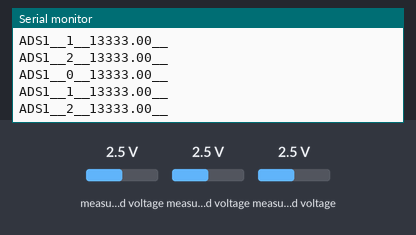
A sketch run on a simulated ESP32. Shown: the last lines printed to the serial monitor. The inputs (shaded band) are chosen by the test bench; at power-on: measured voltage 2.5 V.

Above: at 1.2 s.
1.3 s: measured voltage (sensor 200) set to 0.1 V
At 2.6 s:
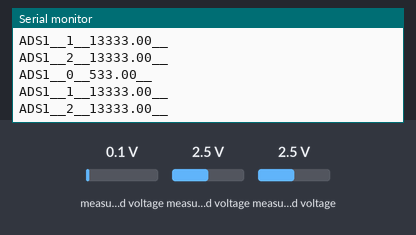
2.8 s: measured voltage (sensor 201) set to 0.1 V
At 3.6 s:
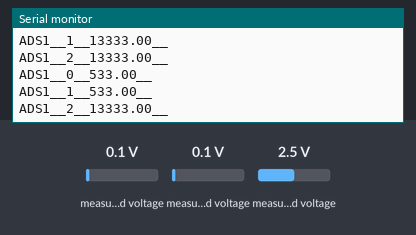
4.3 s: measured voltage (sensor 202) set to 0.1 V
At 5.4 s:
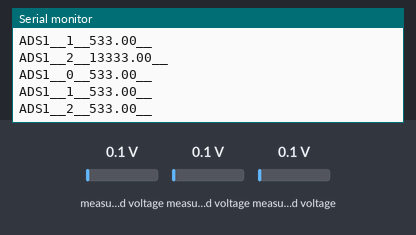
5.8 s: measured voltage (sensor 200) set to 1.2 V
At 7.1 s:
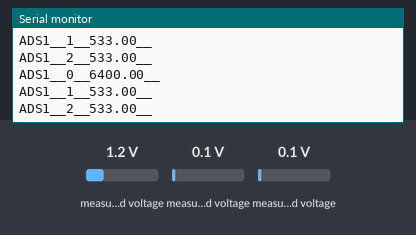
7.3 s: measured voltage (sensor 201) set to 1.2 V
At 8.2 s:
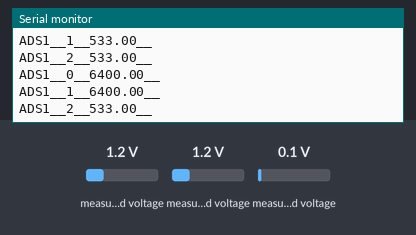
8.8 s: measured voltage (sensor 202) set to 1.2 V
At 10.1 s:
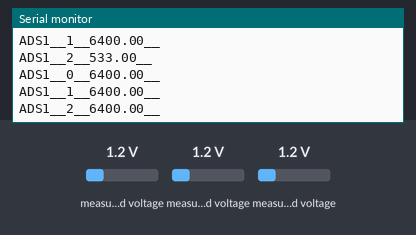
Timing chart, 0 to 11.3 s (numbered marks = the images above; inputs shaded):
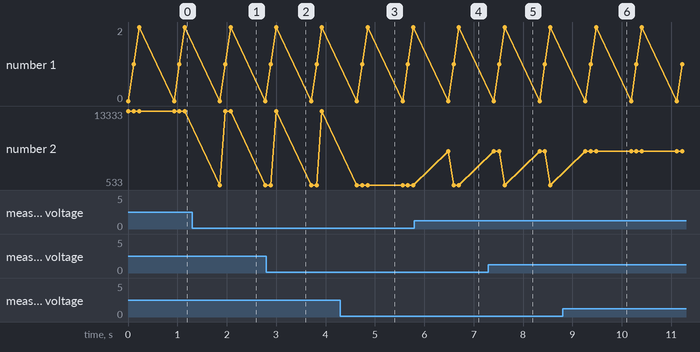

The sketch:

CodePeltiers_test_ads.ino
```cpp
/**
   PELTIER TEMPERATURE CONTROL
   Board: ESP32-WROOM32

   TODO
   ====
 * * .
 * * .
 * * .
*/

/**
   Pin Mapping:
   Physical Pin    Port Pin     Function
   ======================================
   41              IO1            TX
   40              IO3            RX
   42              IO21           I2C SDA
   39              IO22           I2C SCL
   25              IO16           SRC1
   36              IO23           S1_C1
   14              IO25           S1_C2
   27              IO17           SRC2
   30              IO11           S2_C1
   18              IO12           S2_C2
   35              IO18           SRC3
   11              IO32           S3_C1
   13              IO33           S3_C2
   38              IO19           SRC4
   20              IO13           S4_C1
   24              IO04           S4_C2

   Addresses:
   Device          Hex          Binary
   ======================================
   DAC081C081      0xD          0b0001101
   PCF8574ADWR     0x38         0b0111000
   ADS1115         0x48         0b1001000 (T1-T4 GND)
   ADS1115         0x49         0b1001001 (T5-T8 VDD)
   ADS1115         0x4A         0b1001010 (T9-T10 SDA)OUTPUT
   ADS1115         0x4B         0b1001011 (SENSORS SCL)
*/
#include "Arduino.h"
#include <Wire.h>
#include "Adafruit_ADS1015.h"

#define ADDR_ADS0 0x48
#define ADDR_ADS1 0x49
#define ADDR_ADS2 0x4A
#define ADDR_ADS3 0x4B

float tempsPel[10];

// Set i2c HEX address
Adafruit_ADS1115 ads0;
Adafruit_ADS1115 ads1(ADDR_ADS1);
Adafruit_ADS1115 ads2(ADDR_ADS2);
Adafruit_ADS1115 ads3(ADDR_ADS3);


void setup() {
  Serial.begin(115200);

   //Wire.setClock(400000);

  ads0.begin();
  ads1.begin();
  ads2.begin();
  ads3.begin();
}

void loop() {
  readAllSensors();
  delay(100);
}


void readAllSensors() {
  for (uint8_t i = 0; i < 3; i++) {
    tempsPel[i] = readTempPel(i);
    delay(100);
  }
  delay(500);
}

/*
  0...9
*/
float readTempPel(uint8_t number) {
  float vout = 0;

  if (number >= 0 and number <= 3) { //T1-T4
    vout = (float)ads0.readADC_SingleEnded(number ); // * (3.3 / 32767); //0...32767 resolutio
    Serial.print("ADS1__");
    Serial.print(number);
    Serial.print("__");
    Serial.print(vout);
    Serial.print("__");
  }
  /*else if (number > 3  and number <= 7) { //T5-T8
    vout = (float)ads1.readADC_SingleEnded(number - 4);// * (3.3 / 32767); //0...32767 resolution
    Serial.print("ADS2__");
    Serial.print(number);
    Serial.print("__");
    Serial.print(vout);
    Serial.print("__");
  } else if (number > 7) { //T9-T10
    vout = (float)ads2.readADC_SingleEnded(number - 8);// * (3.3 / 32767); //0...32767 resolution
    Serial.print("ADS3__");
    Serial.print(number);
    Serial.print("__");
    Serial.print(vout);
    Serial.print("__");
  }

  //float Temp_C = Temp_K - 273.15; //converting into Celsius
  return vout;//Temp_C;
  */

  Serial.println("");
}
```

Measured:
- after the input at 1.3 s, the serial monitor: prints a new line after 0.56 s (image 1)
- after the input at 2.8 s, the serial monitor: prints a new line after 0.09 s (image 2)
- after the input at 4.3 s, the serial monitor: prints a new line after 0.55 s (image 3)
- after the input at 5.8 s, the serial monitor: prints a new line after 0.69 s (image 4)
- after the input at 7.3 s, the serial monitor: prints a new line after 0.22 s (image 5)
- after the input at 8.8 s, the serial monitor: prints a new line after 0.68 s (image 6)
- plotted number 2: 13333 → 533 after the input at 1.3 s
